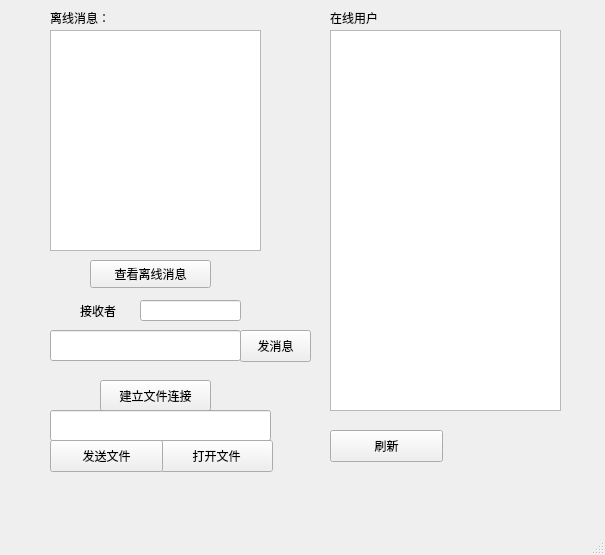
<?xml version="1.0" encoding="UTF-8"?>
<ui version="4.0">
 <class>UserInterface</class>
 <widget class="QMainWindow" name="UserInterface">
  <property name="geometry">
   <rect>
    <x>0</x>
    <y>0</y>
    <width>605</width>
    <height>555</height>
   </rect>
  </property>
  <property name="windowTitle">
   <string>MainWindow</string>
  </property>
  <widget class="QWidget" name="centralwidget">
   <property name="styleSheet">
    <string notr="true">QPushButton#hover
{
background-color: rgb(0,130,150); //伪状态经过时背景色
border:2px solid #5F92B2; //边界和边界颜色
border-radius:5px; //边界圆滑
color:white; //字体为白色
}</string>
   </property>
   <widget class="QLabel" name="label">
    <property name="geometry">
     <rect>
      <x>50</x>
      <y>10</y>
      <width>81</width>
      <height>16</height>
     </rect>
    </property>
    <property name="text">
     <string>离线消息：</string>
    </property>
   </widget>
   <widget class="QTextEdit" name="textEdit">
    <property name="geometry">
     <rect>
      <x>50</x>
      <y>30</y>
      <width>211</width>
      <height>221</height>
     </rect>
    </property>
   </widget>
   <widget class="QListWidget" name="listWidget">
    <property name="geometry">
     <rect>
      <x>330</x>
      <y>30</y>
      <width>231</width>
      <height>381</height>
     </rect>
    </property>
    <item>
     <property name="text">
      <string/>
     </property>
     <property name="background">
      <brush brushstyle="NoBrush">
       <color alpha="255">
        <red>0</red>
        <green>0</green>
        <blue>0</blue>
       </color>
      </brush>
     </property>
     <property name="foreground">
      <brush brushstyle="NoBrush">
       <color alpha="255">
        <red>0</red>
        <green>170</green>
        <blue>255</blue>
       </color>
      </brush>
     </property>
    </item>
   </widget>
   <widget class="QLineEdit" name="lineEdit">
    <property name="geometry">
     <rect>
      <x>50</x>
      <y>330</y>
      <width>191</width>
      <height>31</height>
     </rect>
    </property>
   </widget>
   <widget class="QPushButton" name="refreshBtn">
    <property name="geometry">
     <rect>
      <x>330</x>
      <y>430</y>
      <width>113</width>
      <height>32</height>
     </rect>
    </property>
    <property name="text">
     <string>刷新</string>
    </property>
   </widget>
   <widget class="QPushButton" name="pushButton">
    <property name="geometry">
     <rect>
      <x>240</x>
      <y>330</y>
      <width>71</width>
      <height>32</height>
     </rect>
    </property>
    <property name="text">
     <string>发消息</string>
    </property>
   </widget>
   <widget class="QLabel" name="label_3">
    <property name="geometry">
     <rect>
      <x>80</x>
      <y>300</y>
      <width>111</width>
      <height>21</height>
     </rect>
    </property>
    <property name="text">
     <string>接收者</string>
    </property>
   </widget>
   <widget class="QLineEdit" name="lineEdit_2">
    <property name="geometry">
     <rect>
      <x>140</x>
      <y>300</y>
      <width>101</width>
      <height>21</height>
     </rect>
    </property>
   </widget>
   <widget class="QPushButton" name="pushButton_2">
    <property name="geometry">
     <rect>
      <x>90</x>
      <y>260</y>
      <width>121</width>
      <height>28</height>
     </rect>
    </property>
    <property name="text">
     <string>查看离线消息</string>
    </property>
   </widget>
   <widget class="QPushButton" name="pushButton_3">
    <property name="geometry">
     <rect>
      <x>100</x>
      <y>380</y>
      <width>111</width>
      <height>31</height>
     </rect>
    </property>
    <property name="text">
     <string>建立文件连接</string>
    </property>
   </widget>
   <widget class="QPushButton" name="openFileBtn">
    <property name="geometry">
     <rect>
      <x>160</x>
      <y>440</y>
      <width>113</width>
      <height>32</height>
     </rect>
    </property>
    <property name="text">
     <string>打开文件</string>
    </property>
   </widget>
   <widget class="QLineEdit" name="filepath">
    <property name="geometry">
     <rect>
      <x>50</x>
      <y>410</y>
      <width>221</width>
      <height>31</height>
     </rect>
    </property>
   </widget>
   <widget class="QPushButton" name="pushButton_4">
    <property name="geometry">
     <rect>
      <x>50</x>
      <y>440</y>
      <width>113</width>
      <height>32</height>
     </rect>
    </property>
    <property name="text">
     <string>发送文件</string>
    </property>
   </widget>
   <widget class="QLabel" name="label_2">
    <property name="geometry">
     <rect>
      <x>330</x>
      <y>10</y>
      <width>72</width>
      <height>15</height>
     </rect>
    </property>
    <property name="text">
     <string>在线用户</string>
    </property>
   </widget>
  </widget>
  <widget class="QMenuBar" name="menubar">
   <property name="geometry">
    <rect>
     <x>0</x>
     <y>0</y>
     <width>605</width>
     <height>23</height>
    </rect>
   </property>
  </widget>
  <widget class="QStatusBar" name="statusbar"/>
 </widget>
 <resources/>
 <connections/>
</ui>
